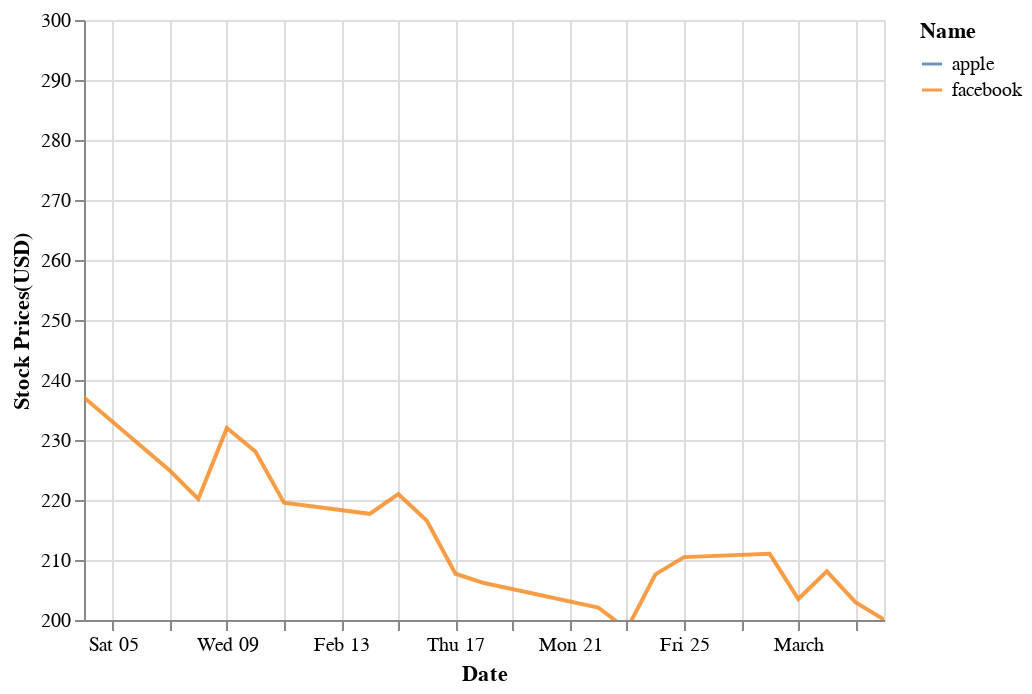

Notebook cell for this chart:
### Code cell
chart

### Figure 1 — Vega-Lite specification as saved in the notebook (floating-point values rounded to 4 significant figures)
{"config": {"view": {"continuousWidth": 400, "continuousHeight": 300}}, "data": {"name": "data-622879b32b1a9679376e84f3530ab322"}, "mark": {"type": "line", "clip": true, "opacity": 0.8}, "encoding": {"color": {"field": "Name", "type": "nominal"}, "x": {"field": "Date", "type": "temporal"}, "y": {"field": "Stock Prices(USD)", "scale": {"domain": [200, 300]}, "stack": null, "type": "quantitative"}}, "$schema": "https://vega.github.io/schema/vega-lite/v4.17.0.json", "datasets": {"data-622879b32b1a9679376e84f3530ab322": [{"Date": "04 February 2022", "Name": "apple", "Stock Prices(USD)": 172.4}, {"Date": "07 February 2022", "Name": "apple", "Stock Prices(USD)": 171.7}, {"Date": "08 February 2022", "Name": "apple", "Stock Prices(USD)": 174.8}, {"Date": "09 February 2022", "Name": "apple", "Stock Prices(USD)": 176.3}, {"Date": "10 February 2022", "Name": "apple", "Stock Prices(USD)": 172.1}, {"Date": "11 February 2022", "Name": "apple", "Stock Prices(USD)": 168.6}, {"Date": "14 February 2022", "Name": "apple", "Stock Prices(USD)": 168.9}, {"Date": "15 February 2022", "Name": "apple", "Stock Prices(USD)": 172.8}, {"Date": "16 February 2022", "Name": "apple", "Stock Prices(USD)": 172.6}, {"Date": "17 February 2022", "Name": "apple", "Stock Prices(USD)": 168.9}, {"Date": "18 February 2022", "Name": "apple", "Stock Prices(USD)": 167.3}, {"Date": "22 February 2022", "Name": "apple", "Stock Prices(USD)": 164.3}, {"Date": "23 February 2022", "Name": "apple", "Stock Prices(USD)": 160.1}, {"Date": "24 February 2022", "Name": "apple", "Stock Prices(USD)": 162.7}, {"Date": "25 February 2022", "Name": "apple", "Stock Prices(USD)": 164.9}, {"Date": "28 February 2022", "Name": "apple", "Stock Prices(USD)": 165.1}, {"Date": "01 March 2022", "Name": "apple", "Stock Prices(USD)": 163.2}, {"Date": "02 March 2022", "Name": "apple", "Stock Prices(USD)": 166.6}, {"Date": "03 March 2022", "Name": "apple", "Stock Prices(USD)": 166.2}, {"Date": "04 March 2022", "Name": "apple", "Stock Prices(USD)": 163.2}, {"Date": "04 February 2022", "Name": "facebook", "Stock Prices(USD)": 237.1}, {"Date": "07 February 2022", "Name": "facebook", "Stock Prices(USD)": 224.9}, {"Date": "08 February 2022", "Name": "facebook", "Stock Prices(USD)": 220.2}, {"Date": "09 February 2022", "Name": "facebook", "Stock Prices(USD)": 232.0}, {"Date": "10 February 2022", "Name": "facebook", "Stock Prices(USD)": 228.1}, {"Date": "11 February 2022", "Name": "facebook", "Stock Prices(USD)": 219.6}, {"Date": "14 February 2022", "Name": "facebook", "Stock Prices(USD)": 217.7}, {"Date": "15 February 2022", "Name": "facebook", "Stock Prices(USD)": 221.0}, {"Date": "16 February 2022", "Name": "facebook", "Stock Prices(USD)": 216.5}, {"Date": "17 February 2022", "Name": "facebook", "Stock Prices(USD)": 207.7}, {"Date": "18 February 2022", "Name": "facebook", "Stock Prices(USD)": 206.2}, {"Date": "22 February 2022", "Name": "facebook", "Stock Prices(USD)": 202.1}, {"Date": "23 February 2022", "Name": "facebook", "Stock Prices(USD)": 198.4}, {"Date": "24 February 2022", "Name": "facebook", "Stock Prices(USD)": 207.6}, {"Date": "25 February 2022", "Name": "facebook", "Stock Prices(USD)": 210.5}, {"Date": "28 February 2022", "Name": "facebook", "Stock Prices(USD)": 211.0}, {"Date": "01 March 2022", "Name": "facebook", "Stock Prices(USD)": 203.5}, {"Date": "02 March 2022", "Name": "facebook", "Stock Prices(USD)": 208.1}, {"Date": "03 March 2022", "Name": "facebook", "Stock Prices(USD)": 203.0}, {"Date": "04 March 2022", "Name": "facebook", "Stock Prices(USD)": 200.1}]}}
